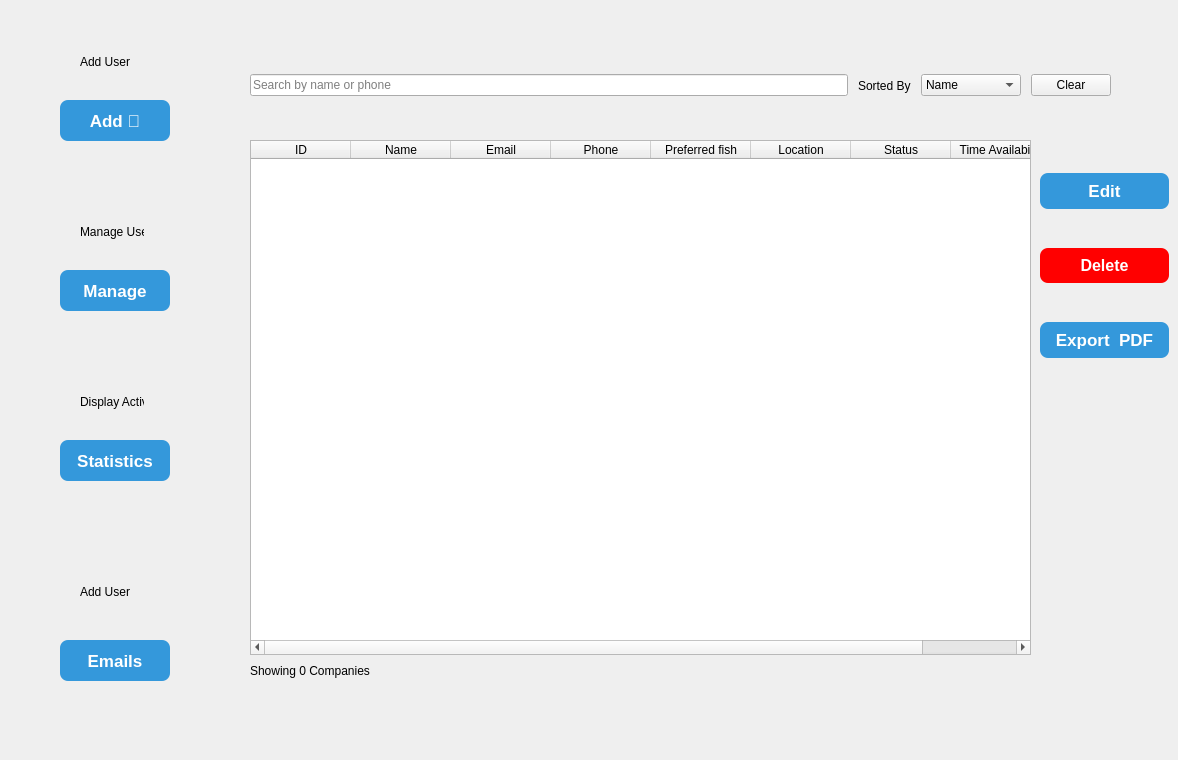
     <widget class="QWidget" name="user_page2_5">
      <widget class="QWidget" name="BackFrame_27" native="true">
       <property name="geometry">
        <rect>
         <x>10</x>
         <y>10</y>
         <width>201</width>
         <height>741</height>
        </rect>
       </property>
       <widget class="QPushButton" name="Display_29">
        <property name="geometry">
         <rect>
          <x>50</x>
          <y>430</y>
          <width>110</width>
          <height>41</height>
         </rect>
        </property>
        <property name="styleSheet">
         <string notr="true">QPushButton {
    background-color: #3498db;
    color: white;
    font-size: 17px;
    font-weight: bold;
    border: none;
    border-radius: 8px;
    padding: 8px 16px;
}
QPushButton:hover {
    background: qlineargradient(x1:0, y1:0, x2:0, y2:1,
                                stop:0 #38bdf8, stop:1 #0ea5e9);
}

QPushButton:pressed {
    background: qlineargradient(x1:0, y1:0, x2:0, y2:1,
                                stop:0 #0369a1, stop:1 #075985);
}
</string>
        </property>
        <property name="text">
         <string>Statistics</string>
        </property>
       </widget>
       <widget class="QLabel" name="Stats1">
        <property name="geometry">
         <rect>
          <x>70</x>
          <y>360</y>
          <width>64</width>
          <height>64</height>
         </rect>
        </property>
        <property name="styleSheet">
         <string notr="true">ui-&gt;adduser-&gt;setFixedSize(32, 32);</string>
        </property>
        <property name="text">
         <string>Display Activity </string>
        </property>
       </widget>
       <widget class="QPushButton" name="Manage_29">
        <property name="geometry">
         <rect>
          <x>50</x>
          <y>260</y>
          <width>110</width>
          <height>41</height>
         </rect>
        </property>
        <property name="styleSheet">
         <string notr="true">QPushButton {
    background-color: #3498db;
    color: white;
    font-size: 17px;
    font-weight: bold;
    border: none;
    border-radius: 8px;
    padding: 8px 16px;
}
QPushButton:hover {
    background: qlineargradient(x1:0, y1:0, x2:0, y2:1,
                                stop:0 #38bdf8, stop:1 #0ea5e9);
}

QPushButton:pressed {
    background: qlineargradient(x1:0, y1:0, x2:0, y2:1,
                                stop:0 #0369a1, stop:1 #075985);
}
</string>
        </property>
        <property name="text">
         <string>Manage</string>
        </property>
       </widget>
       <widget class="QLabel" name="ManC2">
        <property name="geometry">
         <rect>
          <x>70</x>
          <y>190</y>
          <width>64</width>
          <height>64</height>
         </rect>
        </property>
        <property name="styleSheet">
         <string notr="true">ui-&gt;adduser-&gt;setFixedSize(32, 32);</string>
        </property>
        <property name="text">
         <string>Manage User</string>
        </property>
       </widget>
       <widget class="QPushButton" name="add_user_29">
        <property name="geometry">
         <rect>
          <x>50</x>
          <y>90</y>
          <width>110</width>
          <height>41</height>
         </rect>
        </property>
        <property name="styleSheet">
         <string notr="true">QPushButton {
    background-color: #3498db;
    color: white;
    font-size: 17px;
    font-weight: bold;
    border: none;
    border-radius: 8px;
    padding: 8px 16px;
}
QPushButton:hover {
    background: qlineargradient(x1:0, y1:0, x2:0, y2:1,
                                stop:0 #38bdf8, stop:1 #0ea5e9);
}

QPushButton:pressed {
    background: qlineargradient(x1:0, y1:0, x2:0, y2:1,
                                stop:0 #0369a1, stop:1 #075985);
}
</string>
        </property>
        <property name="text">
         <string>Add 🏢</string>
        </property>
       </widget>
       <widget class="QLabel" name="Comp1">
        <property name="geometry">
         <rect>
          <x>70</x>
          <y>20</y>
          <width>64</width>
          <height>64</height>
         </rect>
        </property>
        <property name="styleSheet">
         <string notr="true">ui-&gt;adduser-&gt;setFixedSize(32, 32);</string>
        </property>
        <property name="text">
         <string>Add User</string>
        </property>
       </widget>
       <widget class="QPushButton" name="forgetpwd_17">
        <property name="geometry">
         <rect>
          <x>50</x>
          <y>630</y>
          <width>110</width>
          <height>41</height>
         </rect>
        </property>
        <property name="styleSheet">
         <string notr="true">QPushButton {
    background-color: #3498db;
    color: white;
    font-size: 17px;
    font-weight: bold;
    border: none;
    border-radius: 8px;
    padding: 8px 16px;
}
QPushButton:hover {
    background: qlineargradient(x1:0, y1:0, x2:0, y2:1,
                                stop:0 #38bdf8, stop:1 #0ea5e9);
}

QPushButton:pressed {
    background: qlineargradient(x1:0, y1:0, x2:0, y2:1,
                                stop:0 #0369a1, stop:1 #075985);
}
</string>
        </property>
        <property name="text">
         <string>Emails</string>
        </property>
       </widget>
       <widget class="QLabel" name="email4">
        <property name="geometry">
         <rect>
          <x>70</x>
          <y>550</y>
          <width>64</width>
          <height>64</height>
         </rect>
        </property>
        <property name="styleSheet">
         <string notr="true">ui-&gt;adduser-&gt;setFixedSize(32, 32);</string>
        </property>
        <property name="text">
         <string>Add User</string>
        </property>
       </widget>
      </widget>
      <widget class="QWidget" name="layoutWidget_21">
       <property name="geometry">
        <rect>
         <x>250</x>
         <y>140</y>
         <width>781</width>
         <height>541</height>
        </rect>
       </property>
       <layout class="QVBoxLayout" name="verticalLayout_13">
        <item>
         <widget class="QTableWidget" name="tableWidget_11">
          <property name="minimumSize">
           <size>
            <width>0</width>
            <height>0</height>
           </size>
          </property>
          <column>
           <property name="text">
            <string>ID</string>
           </property>
          </column>
          <column>
           <property name="text">
            <string>Name</string>
           </property>
          </column>
          <column>
           <property name="text">
            <string>Email</string>
           </property>
          </column>
          <column>
           <property name="text">
            <string>Phone</string>
           </property>
          </column>
          <column>
           <property name="text">
            <string>Preferred fish</string>
           </property>
          </column>
          <column>
           <property name="text">
            <string>Location</string>
           </property>
          </column>
          <column>
           <property name="text">
            <string>Status</string>
           </property>
          </column>
          <column>
           <property name="text">
            <string>Time Availabilty</string>
           </property>
          </column>
         </widget>
        </item>
        <item>
         <widget class="QLabel" name="labelResults_7">
          <property name="minimumSize">
           <size>
            <width>151</width>
            <height>20</height>
           </size>
          </property>
          <property name="lineWidth">
           <number>1</number>
          </property>
          <property name="text">
           <string>Showing 0 Companies</string>
          </property>
         </widget>
        </item>
       </layout>
      </widget>
      <widget class="QWidget" name="layoutWidget_22">
       <property name="geometry">
        <rect>
         <x>1040</x>
         <y>140</y>
         <width>129</width>
         <height>251</height>
        </rect>
       </property>
       <layout class="QVBoxLayout" name="verticalLayout_14">
        <item>
         <widget class="QPushButton" name="edit_company_7">
          <property name="styleSheet">
           <string notr="true">QPushButton {
    background-color: #3498db;
    color: white;
    font-size: 17px;
    font-weight: bold;
    border: none;
    border-radius: 8px;
    padding: 8px 16px;
}
QPushButton:hover {
    background: qlineargradient(x1:0, y1:0, x2:0, y2:1,
                                stop:0 #38bdf8, stop:1 #0ea5e9);
}

QPushButton:pressed {
    background: qlineargradient(x1:0, y1:0, x2:0, y2:1,
                                stop:0 #0369a1, stop:1 #075985);
}
</string>
          </property>
          <property name="text">
           <string>Edit</string>
          </property>
         </widget>
        </item>
        <item>
         <widget class="QPushButton" name="delete_company_7">
          <property name="styleSheet">
           <string notr="true">QPushButton {
    background-color: #FF0000;
    color: white;
    font-size: 16px;
    font-weight: bold;
    border: none;
    border-radius: 8px;
    padding: 8px 16px;
}


QPushButton:hover {
    background: qlineargradient(x1:0, y1:0, x2:0, y2:1,
                                stop:0 #f87171, stop:1 #ef4444);
}

</string>
          </property>
          <property name="text">
           <string>Delete</string>
          </property>
         </widget>
        </item>
        <item>
         <widget class="QPushButton" name="export_pdf_7">
          <property name="styleSheet">
           <string notr="true">QPushButton {
    background-color: #3498db;
    color: white;
    font-size: 17px;
    font-weight: bold;
    border: none;
    border-radius: 8px;
    padding: 8px 16px;
}
QPushButton:hover {
    background: qlineargradient(x1:0, y1:0, x2:0, y2:1,
                                stop:0 #38bdf8, stop:1 #0ea5e9);
}

QPushButton:pressed {
    background: qlineargradient(x1:0, y1:0, x2:0, y2:1,
                                stop:0 #0369a1, stop:1 #075985);
}
</string>
          </property>
          <property name="text">
           <string>Export  PDF</string>
          </property>
          <property name="flat">
           <bool>false</bool>
          </property>
         </widget>
        </item>
       </layout>
      </widget>
      <widget class="QWidget" name="layoutWidget_23">
       <property name="geometry">
        <rect>
         <x>250</x>
         <y>50</y>
         <width>861</width>
         <height>71</height>
        </rect>
       </property>
       <layout class="QHBoxLayout" name="horizontalLayout_13">
        <property name="spacing">
         <number>10</number>
        </property>
        <property name="sizeConstraint">
         <enum>QLayout::SizeConstraint::SetNoConstraint</enum>
        </property>
        <item>
         <widget class="QLineEdit" name="searchbar_7">
          <property name="enabled">
           <bool>true</bool>
          </property>
          <property name="text">
           <string/>
          </property>
          <property name="placeholderText">
           <string>Search by name or phone</string>
          </property>
         </widget>
        </item>
        <item>
         <widget class="QLabel" name="label_84">
          <property name="styleSheet">
           <string notr="true"/>
          </property>
          <property name="text">
           <string>Sorted By</string>
          </property>
         </widget>
        </item>
        <item>
         <widget class="QComboBox" name="comboBox_19">
          <item>
           <property name="text">
            <string>Name</string>
           </property>
          </item>
          <item>
           <property name="text">
            <string>preffered fish</string>
           </property>
          </item>
         </widget>
        </item>
        <item>
         <widget class="QPushButton" name="clear_7">
          <property name="text">
           <string>Clear</string>
          </property>
         </widget>
        </item>
       </layout>
      </widget>
     </widget>
